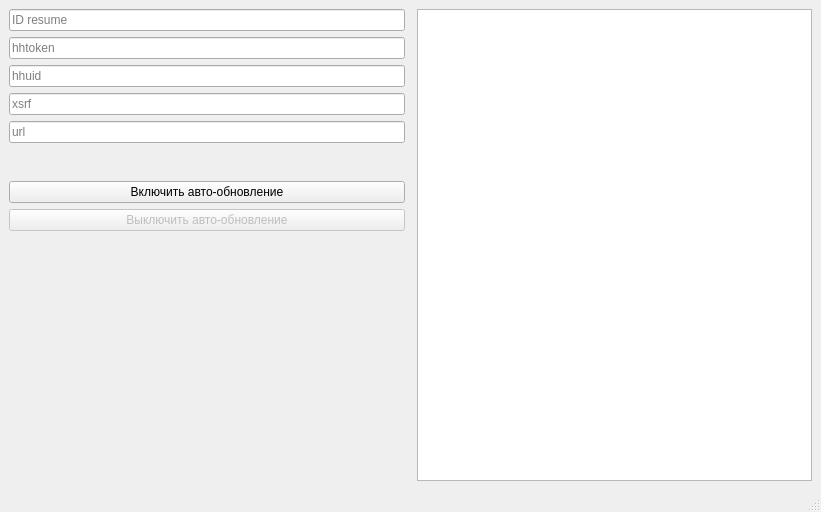
<?xml version="1.0" encoding="UTF-8"?>
<ui version="4.0">
 <class>MainWindow</class>
 <widget class="QMainWindow" name="MainWindow">
  <property name="geometry">
   <rect>
    <x>0</x>
    <y>0</y>
    <width>821</width>
    <height>512</height>
   </rect>
  </property>
  <property name="sizePolicy">
   <sizepolicy hsizetype="Preferred" vsizetype="Preferred">
    <horstretch>0</horstretch>
    <verstretch>0</verstretch>
   </sizepolicy>
  </property>
  <property name="minimumSize">
   <size>
    <width>0</width>
    <height>0</height>
   </size>
  </property>
  <property name="windowTitle">
   <string>hh-bot</string>
  </property>
  <property name="windowIcon">
   <iconset resource="resources/resources.qrc">
    <normaloff>:/resources/icons/hh-logo.png</normaloff>:/resources/icons/hh-logo.png</iconset>
  </property>
  <widget class="QWidget" name="centralwidget">
   <layout class="QGridLayout" name="gridLayout">
    <item row="1" column="1">
     <spacer name="verticalSpacer_2">
      <property name="orientation">
       <enum>Qt::Vertical</enum>
      </property>
      <property name="sizeType">
       <enum>QSizePolicy::Fixed</enum>
      </property>
      <property name="sizeHint" stdset="0">
       <size>
        <width>20</width>
        <height>20</height>
       </size>
      </property>
     </spacer>
    </item>
    <item row="0" column="1">
     <layout class="QGridLayout" name="gridLayout_2">
      <item row="0" column="0">
       <widget class="QLineEdit" name="lE_idResume">
        <property name="toolTip">
         <string>id resume: Уникальный идентификатор вашего резюме на HeadHunter.</string>
        </property>
        <property name="placeholderText">
         <string>ID resume</string>
        </property>
       </widget>
      </item>
      <item row="1" column="0">
       <widget class="QLineEdit" name="lE_hhtoken">
        <property name="toolTip">
         <string>hhtoken: Токен API HeadHunter, необходимый для аутентификации.</string>
        </property>
        <property name="placeholderText">
         <string>hhtoken</string>
        </property>
       </widget>
      </item>
      <item row="2" column="0">
       <widget class="QLineEdit" name="lE_hhuid">
        <property name="toolTip">
         <string>hhuid: Идентификатор пользователя HeadHunter, связанный с вашей учетной записью.</string>
        </property>
        <property name="placeholderText">
         <string>hhuid</string>
        </property>
       </widget>
      </item>
      <item row="3" column="0">
       <widget class="QLineEdit" name="lE_xsrf">
        <property name="toolTip">
         <string>xsrf: Межсайтовый запрос поддельного токена для безопасной связи с веб-сайтом HeadHunter.</string>
        </property>
        <property name="placeholderText">
         <string>xsrf</string>
        </property>
       </widget>
      </item>
      <item row="4" column="0">
       <widget class="QLineEdit" name="lE_url">
        <property name="toolTip">
         <string>url: Ваш региональный url HeadHunter. Например &quot;https://moscow.hh.ru &quot;.</string>
        </property>
        <property name="placeholderText">
         <string>url</string>
        </property>
       </widget>
      </item>
     </layout>
    </item>
    <item row="0" column="3" rowspan="5">
     <widget class="QTextBrowser" name="tE_logInfo"/>
    </item>
    <item row="4" column="1" colspan="2">
     <spacer name="verticalSpacer">
      <property name="orientation">
       <enum>Qt::Vertical</enum>
      </property>
      <property name="sizeHint" stdset="0">
       <size>
        <width>20</width>
        <height>40</height>
       </size>
      </property>
     </spacer>
    </item>
    <item row="3" column="1">
     <layout class="QGridLayout" name="gridLayout_3">
      <item row="1" column="0" colspan="2">
       <widget class="QPushButton" name="pB_startAutoUpdate">
        <property name="text">
         <string>Включить авто-обновление</string>
        </property>
       </widget>
      </item>
      <item row="2" column="0" colspan="2">
       <widget class="QPushButton" name="pB_stopAutoUpdate">
        <property name="enabled">
         <bool>false</bool>
        </property>
        <property name="text">
         <string>Выключить авто-обновление</string>
        </property>
       </widget>
      </item>
     </layout>
    </item>
   </layout>
  </widget>
  <widget class="QMenuBar" name="menubar">
   <property name="geometry">
    <rect>
     <x>0</x>
     <y>0</y>
     <width>821</width>
     <height>21</height>
    </rect>
   </property>
  </widget>
  <widget class="QStatusBar" name="statusbar">
   <property name="enabled">
    <bool>true</bool>
   </property>
  </widget>
 </widget>
 <resources>
  <include location="resources/resources.qrc"/>
 </resources>
 <connections/>
</ui>
